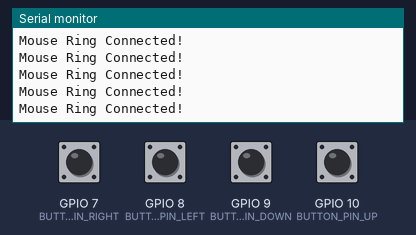
This sketch was run on a simulated ESP32-S3. Parts: the last lines printed to the serial monitor. Inputs (shaded band) come from the test bench; at power-on: GPIO 7 (BUTTON_PIN_RIGHT), GPIO 8 (BUTTON_PIN_LEFT), GPIO 9 (BUTTON_PIN_DOWN), GPIO 10 (BUTTON_PIN_UP) LOW. USB keyboard and mouse output is not drawn.

Above: at 1.2 s.
1.3 s: GPIO 8 (BUTTON_PIN_LEFT) pulled HIGH for 0.25 s
At 1.61 s:
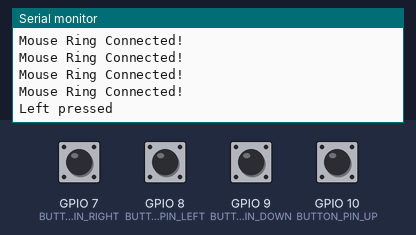
3.0 s: GPIO 10 (BUTTON_PIN_UP) pulled HIGH for 0.25 s
At 3.31 s:
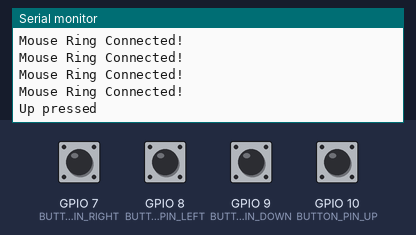

The sketch:

MouseRing.ino
```cpp
#include <BleMouse.h>

BleMouse bleMouse;
const int BUTTON_PIN_UP = 10; // Up Scroll
const int BUTTON_PIN_DOWN = 9;  // Down Scroll
const int BUTTON_PIN_LEFT = 8;  // Left Scroll
const int BUTTON_PIN_RIGHT = 7; // Right Scroll

void setup() {
  Serial.begin(115200);
  Serial.println("Waiting for device to connect...");

  // Set button pins as inputs with internal pull-down resistors enabled
  pinMode(BUTTON_PIN_UP, INPUT_PULLDOWN);
  pinMode(BUTTON_PIN_DOWN, INPUT_PULLDOWN);
  pinMode(BUTTON_PIN_LEFT, INPUT_PULLDOWN);
  pinMode(BUTTON_PIN_RIGHT, INPUT_PULLDOWN);

  bleMouse.begin();
}

void loop() {

  if (bleMouse.isConnected()) {

    Serial.println("Mouse Ring Connected!");

    // Read the state of each button
    int buttonState1 = digitalRead(BUTTON_PIN_UP);
    int buttonState2 = digitalRead(BUTTON_PIN_DOWN);
    int buttonState3 = digitalRead(BUTTON_PIN_LEFT);
    int buttonState4 = digitalRead(BUTTON_PIN_RIGHT);

    // Check if any button is pressed (HIGH indicates the button is pressed due to pull-down resistors)
    if (buttonState1 == HIGH || buttonState2 == HIGH || buttonState3 == HIGH || buttonState4 == HIGH) {

      if (buttonState1 == HIGH) {
        bleMouse.move(0,0,1); // Button 1 (up scroll) is pressed
        Serial.println("Up pressed");
      }
      //if (buttonState2 == HIGH) {
        //bleMouse.move(0,0,-1); // Button 2 (down scroll) is pressed
        //Serial.println("Down pressed");
      //}
      if (buttonState3 == HIGH) {
        bleMouse.move(0,0,0,-1); // Button 3 (left scroll) is pressed
        Serial.println("Left pressed");
      }
      //if (buttonState4 == HIGH) {
        //bleMouse.move(0,0,0,1); // Button 4 (right scroll) is pressed
        //Serial.println("Right pressed");
      //}

      delay(100); // Delay for stability
    }

  delay(200);

  }

  else {
    Serial.println("Waiting for device to connect...");
  }

}

/*

#include <BLEDevice.h>
#include <BLEServer.h>
#include <BLEUtils.h>
#include <BLE2902.h>

BLEServer* pServer = NULL;
BLECharacteristic* pCharacteristic = NULL;
bool deviceConnected = false;
bool oldDeviceConnected = false;
uint8_t mouseState = 0; // Variable to store the mouse button states

const int BUTTON_PIN_1 = 10; // Up Scroll
const int BUTTON_PIN_2 = 9;  // Down Scroll
const int BUTTON_PIN_3 = 8;  // Left Scroll
const int BUTTON_PIN_4 = 7; // Right Scroll

// See the following for generating UUIDs:
// https://www.uuidgenerator.net/

#define SERVICE_UUID        "bfb3d0c2-592f-4fab-aeca-43034e99e7ab"
#define CHARACTERISTIC_UUID "cc5756c6-3f99-4a2f-a593-0c68e24db724"


class MyServerCallbacks: public BLEServerCallbacks {
    void onConnect(BLEServer* pServer) {
      deviceConnected = true;
    };

    void onDisconnect(BLEServer* pServer) {
      deviceConnected = false;
    }
};


void setup() {
  Serial.begin(115200);

  // Create the BLE Device
  BLEDevice::init("ESP32");

  // Create the BLE Server
  pServer = BLEDevice::createServer();
  pServer->setCallbacks(new MyServerCallbacks());

  // Create the BLE Service
  BLEService *pService = pServer->createService(SERVICE_UUID);

  // Create a BLE Characteristic
  pCharacteristic = pService->createCharacteristic(
                      CHARACTERISTIC_UUID,
                      BLECharacteristic::PROPERTY_READ   |
                      BLECharacteristic::PROPERTY_WRITE  |
                      BLECharacteristic::PROPERTY_NOTIFY |
                      BLECharacteristic::PROPERTY_INDICATE
                    );

  // https://www.bluetooth.com/specifications/gatt/viewer?attributeXmlFile=org.bluetooth.descriptor.gatt.client_characteristic_configuration.xml
  // Create a BLE Descriptor
  pCharacteristic->addDescriptor(new BLE2902());

  // Start the service
  pService->start();

  // Start advertising
  BLEAdvertising *pAdvertising = BLEDevice::getAdvertising();
  pAdvertising->addServiceUUID(SERVICE_UUID);
  pAdvertising->setScanResponse(false);
  pAdvertising->setMinPreferred(0x0);  // set value to 0x00 to not advertise this parameter
  BLEDevice::startAdvertising();
  Serial.println("Waiting a client connection to notify...");
}

void loop() {
    // notify changed value
    if (deviceConnected) {
        uint8_t buttons = 0; // Variable to store mouse button states

        // Read button states
        if (digitalRead(BUTTON_PIN_3) == LOW) {
            buttons |= 0x01; // Bit 0: Left button (Up)
        }
        if (digitalRead(BUTTON_PIN_4) == LOW) {
            buttons |= 0x02; // Bit 1: Right button (Down)
        }
        if (digitalRead(BUTTON_PIN_1) == LOW) {
            buttons |= 0x04; // Bit 2: Up button (Left)
        }
        if (digitalRead(BUTTON_PIN_2) == LOW) {
            buttons |= 0x08; // Bit 3: Down button (Right)
        }

        // Prepare the mouse report (4 bytes: x, y, wheel, buttons)
        uint8_t mouseReport[4] = {0, 0, 0, buttons};

        // Set the characteristic value to send the mouse report
        pCharacteristic->setValue(mouseReport, sizeof(mouseReport));
        pCharacteristic->notify();

        delay(10); // Delay for stability, adjust as needed based on your requirements
    }

    // disconnecting
    if (!deviceConnected && oldDeviceConnected) {
        delay(500); // give the bluetooth stack the chance to get things ready
        pServer->startAdvertising(); // restart advertising
        Serial.println("start advertising");
        oldDeviceConnected = deviceConnected;
    }

    // connecting
    if (deviceConnected && !oldDeviceConnected) {
        // do stuff here on connecting
        oldDeviceConnected = deviceConnected;
    }
}
*/

/*
#include <BLEDevice.h>
#include <BLEHIDDevice.h>
#include <BLE2902.h>

const int BUTTON_PIN_1 = 10; // Up Scroll
const int BUTTON_PIN_2 = 9;  // Down Scroll
const int BUTTON_PIN_3 = 8;  // Left Scroll
const int BUTTON_PIN_4 = 7; // Right Scroll

BLEHIDDevice* hid;
BLECharacteristic* inputMouse;

bool buttonState1 = false;
bool buttonState2 = false;
bool buttonState3 = false;
bool buttonState4 = false;

void setup() {
  Serial.begin(115200);

  // Initialize BLE
  BLEDevice::init("ESP32 Mouse");
  hid = new BLEHIDDevice(BLEHIDDevice::HID_MOUSE);
  inputMouse = hid->inputReport(1); // <-- input report ID must be 1
  hid->manufacturer()->setValue("Manufacturer");
  hid->pnp(0x02, 0xe502, 0xa111, 0x0210);
  hid->hidInfo(0x00, 0x01);

  // Set up buttons
  pinMode(BUTTON_PIN_1, INPUT_PULLDOWN);
  pinMode(BUTTON_PIN_2, INPUT_PULLDOWN);
  pinMode(BUTTON_PIN_3, INPUT_PULLDOWN);
  pinMode(BUTTON_PIN_4, INPUT_PULLDOWN);
}

void loop() {
  // Read button states
  bool newButtonState1 = digitalRead(BUTTON_PIN_1);
  bool newButtonState2 = digitalRead(BUTTON_PIN_2);
  bool newButtonState3 = digitalRead(BUTTON_PIN_3);
  bool newButtonState4 = digitalRead(BUTTON_PIN_4);

  // If button state changes, send mouse event
  if (newButtonState1 != buttonState1 || newButtonState2 != buttonState2 || newButtonState3 != buttonState3 || newButtonState4 != buttonState4) {
    buttonState1 = newButtonState1;
    buttonState2 = newButtonState2;
    buttonState3 = newButtonState3;
    buttonState4 = newButtonState4;

    // Prepare mouse report
    uint8_t mouseReport[4] = {0, 0, 0, 0}; // dx, dy, wheel, buttons

    if (buttonState1) {
      mouseReport[3] |= 0x01; // Button 1 (up scroll) is pressed
    }
    if (buttonState2) {
      mouseReport[3] |= 0x02; // Button 2 (down scroll) is pressed
    }
    if (buttonState3) {
      mouseReport[3] |= 0x04; // Button 3 (left scroll) is pressed
    }
    if (buttonState4) {
      mouseReport[3] |= 0x08; // Button 4 (right scroll) is pressed
    }

    // Send mouse report
    inputMouse->setValue(mouseReport, sizeof(mouseReport));
    inputMouse->notify();
    delay(10); // Delay for stability
  }

  // You can add additional code here if needed
  delay(20); // Adjust the delay according to your needs
}
*/
```

Measured:
- after the input at 1.3 s, the serial monitor: prints a new line after 0.10 s (image 1)
- after the input at 3.0 s, the serial monitor: prints a new line after 0.10 s (image 2)
